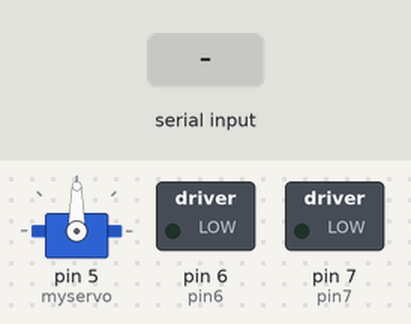
Bench run of a sketch on a simulated Arduino Uno, built with avr-gcc and run on an emulated ATmega328P. Shown: servo, switched loads named in the sketch (green lamp = pin HIGH). The inputs (shaded band) are chosen by the test bench.

Above: at 11.2 s.
11.3 s: "a" received over Serial
At 11.8 s:
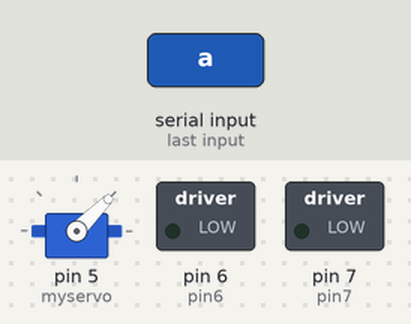
12.8 s: "f" received over Serial
At 14.0 s:
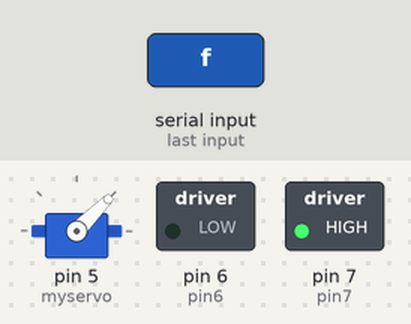
14.3 s: "b" received over Serial
At 15.3 s:
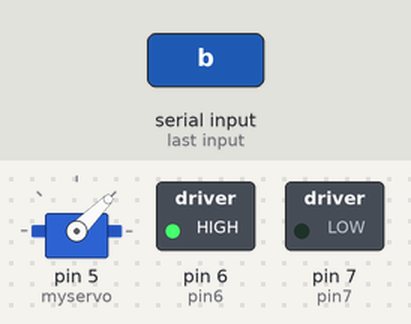
15.8 s: "a" received over Serial
At 16.4 s:
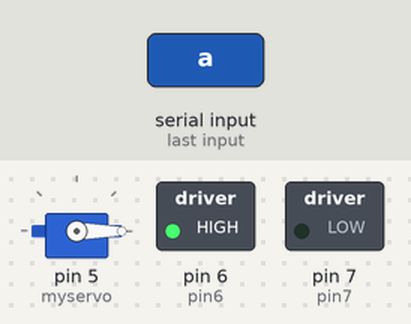
17.3 s: "f" received over Serial
At 17.6 s:
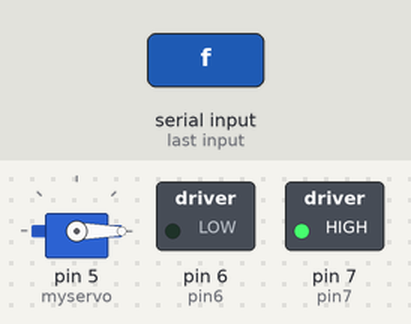
18.8 s: "s" received over Serial
At 19.9 s:
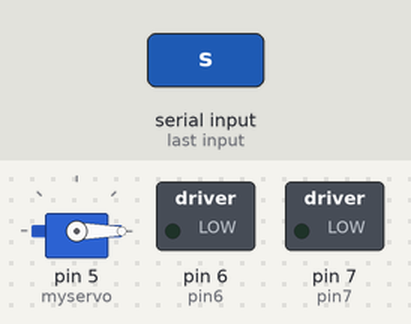
Timing chart, 0 to 21.3 s (numbered marks = the images above; inputs shaded):
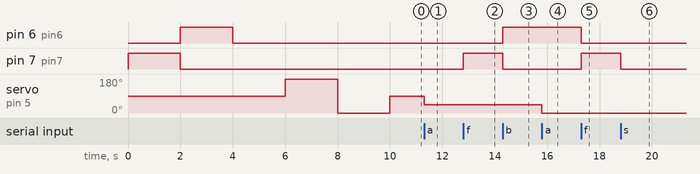

Measured:
- after the input at 11.3 s, servo on pin 5 (myservo): 90° → 45° at once
- after the input at 12.8 s, pin 7 (pin7): LOW → HIGH at once
- after the input at 14.3 s, pin 6 (pin6): LOW → HIGH at once; pin 7 (pin7): HIGH → LOW at once
- after the input at 15.8 s, servo on pin 5 (myservo): 45° → 0° at once
- after the input at 17.3 s, pin 6 (pin6): HIGH → LOW at once; pin 7 (pin7): LOW → HIGH at once
- after the input at 18.8 s, pin 7 (pin7): HIGH → LOW at once

The sketch:

project_car_servo_motor.ino
```cpp
#include <Servo.h>
Servo myservo;
int position = 0;

const int pin7 = 7;
const int pin6 = 6;

void setup() {
  Serial.begin(9600);

  myservo.attach(5);

  pinMode(pin7, OUTPUT);
  pinMode(pin6, OUTPUT);

  digitalWrite(pin7, HIGH);
  digitalWrite(pin6, LOW);
  delay(2000);
  digitalWrite(pin7, LOW);
  digitalWrite(pin6, HIGH);
  delay(2000);
  digitalWrite(pin7, LOW);
  digitalWrite(pin6, LOW);
  delay(2000);

  myservo.write(180);
  delay(2000);
  myservo.write(0);
  delay(2000);
  myservo.write(90);
  position = 90;
}

void loop() {
  while (Serial.available()) {
    char command = Serial.read();

    // forward
    if (String(command) == "f") {
      digitalWrite(pin7, HIGH);
      digitalWrite(pin6, LOW);
    }
    // back
    if (String(command) == "b") {
      digitalWrite(pin7, LOW);
      digitalWrite(pin6, HIGH);
    }
    // stop
    if (String(command) == "s") {
      digitalWrite(pin7, LOW);
      digitalWrite(pin6, LOW);
    }

    if (String(command) == "w") {
      position = 90;
      myservo.write(90);
    }
    //left
    if (String(command) == "a") {
      if (position > 0) {
        position = position - 45;
        myservo.write(position);
      }
    }
    //right
    if (String(command) == "d") {
      if (position < 180) {
        position = position + 45;
        myservo.write(position);
      }
    }
  }
}
```
